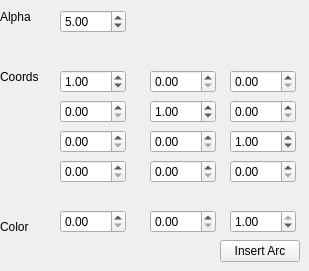
     <widget class="QWidget" name="arc_insert_tab">
      <attribute name="title">
       <string>Insert</string>
      </attribute>
      <widget class="QPushButton" name="ArcInsertButton">
       <property name="geometry">
        <rect>
         <x>220</x>
         <y>240</y>
         <width>80</width>
         <height>22</height>
        </rect>
       </property>
       <property name="text">
        <string>Insert Arc</string>
       </property>
      </widget>
      <widget class="QDoubleSpinBox" name="ArcInsertAlphaSpinBox">
       <property name="geometry">
        <rect>
         <x>60</x>
         <y>10</y>
         <width>66</width>
         <height>23</height>
        </rect>
       </property>
       <property name="value">
        <double>5.000000000000000</double>
       </property>
      </widget>
      <widget class="QLabel" name="label_12">
       <property name="geometry">
        <rect>
         <x>0</x>
         <y>10</y>
         <width>59</width>
         <height>14</height>
        </rect>
       </property>
       <property name="text">
        <string>Alpha</string>
       </property>
      </widget>
      <widget class="QLabel" name="label_14">
       <property name="geometry">
        <rect>
         <x>0</x>
         <y>70</y>
         <width>59</width>
         <height>14</height>
        </rect>
       </property>
       <property name="text">
        <string>Coords</string>
       </property>
      </widget>
      <widget class="QDoubleSpinBox" name="ArcInsertCoord00">
       <property name="geometry">
        <rect>
         <x>60</x>
         <y>70</y>
         <width>66</width>
         <height>23</height>
        </rect>
       </property>
       <property name="value">
        <double>1.000000000000000</double>
       </property>
      </widget>
      <widget class="QDoubleSpinBox" name="ArcInsertCoord01">
       <property name="geometry">
        <rect>
         <x>150</x>
         <y>70</y>
         <width>66</width>
         <height>23</height>
        </rect>
       </property>
      </widget>
      <widget class="QDoubleSpinBox" name="ArcInsertCoord02">
       <property name="geometry">
        <rect>
         <x>230</x>
         <y>70</y>
         <width>66</width>
         <height>23</height>
        </rect>
       </property>
      </widget>
      <widget class="QDoubleSpinBox" name="ArcInsertCoord10">
       <property name="geometry">
        <rect>
         <x>60</x>
         <y>100</y>
         <width>66</width>
         <height>23</height>
        </rect>
       </property>
      </widget>
      <widget class="QDoubleSpinBox" name="ArcInsertCoord11">
       <property name="geometry">
        <rect>
         <x>150</x>
         <y>100</y>
         <width>66</width>
         <height>23</height>
        </rect>
       </property>
       <property name="value">
        <double>1.000000000000000</double>
       </property>
      </widget>
      <widget class="QDoubleSpinBox" name="ArcInsertCoord12">
       <property name="geometry">
        <rect>
         <x>230</x>
         <y>100</y>
         <width>66</width>
         <height>23</height>
        </rect>
       </property>
      </widget>
      <widget class="QDoubleSpinBox" name="ArcInsertCoord20">
       <property name="geometry">
        <rect>
         <x>60</x>
         <y>130</y>
         <width>66</width>
         <height>23</height>
        </rect>
       </property>
      </widget>
      <widget class="QDoubleSpinBox" name="ArcInsertCoord21">
       <property name="geometry">
        <rect>
         <x>150</x>
         <y>130</y>
         <width>66</width>
         <height>23</height>
        </rect>
       </property>
      </widget>
      <widget class="QDoubleSpinBox" name="ArcInsertCoord22">
       <property name="geometry">
        <rect>
         <x>230</x>
         <y>130</y>
         <width>66</width>
         <height>23</height>
        </rect>
       </property>
       <property name="value">
        <double>1.000000000000000</double>
       </property>
      </widget>
      <widget class="QDoubleSpinBox" name="ArcInsertCoord30">
       <property name="geometry">
        <rect>
         <x>60</x>
         <y>160</y>
         <width>66</width>
         <height>23</height>
        </rect>
       </property>
      </widget>
      <widget class="QDoubleSpinBox" name="ArcInsertCoord31">
       <property name="geometry">
        <rect>
         <x>150</x>
         <y>160</y>
         <width>66</width>
         <height>23</height>
        </rect>
       </property>
      </widget>
      <widget class="QDoubleSpinBox" name="ArcInsertCoord32">
       <property name="geometry">
        <rect>
         <x>230</x>
         <y>160</y>
         <width>66</width>
         <height>23</height>
        </rect>
       </property>
      </widget>
      <widget class="QLabel" name="label_15">
       <property name="geometry">
        <rect>
         <x>0</x>
         <y>220</y>
         <width>59</width>
         <height>14</height>
        </rect>
       </property>
       <property name="text">
        <string>Color</string>
       </property>
      </widget>
      <widget class="QDoubleSpinBox" name="ArcInsertColorR">
       <property name="geometry">
        <rect>
         <x>60</x>
         <y>210</y>
         <width>66</width>
         <height>23</height>
        </rect>
       </property>
       <property name="maximum">
        <double>1.000000000000000</double>
       </property>
      </widget>
      <widget class="QDoubleSpinBox" name="ArcInsertColorG">
       <property name="geometry">
        <rect>
         <x>150</x>
         <y>210</y>
         <width>66</width>
         <height>23</height>
        </rect>
       </property>
       <property name="maximum">
        <double>1.000000000000000</double>
       </property>
      </widget>
      <widget class="QDoubleSpinBox" name="ArcInsertColorB">
       <property name="geometry">
        <rect>
         <x>230</x>
         <y>210</y>
         <width>66</width>
         <height>23</height>
        </rect>
       </property>
       <property name="maximum">
        <double>1.000000000000000</double>
       </property>
       <property name="value">
        <double>1.000000000000000</double>
       </property>
      </widget>
     </widget>
